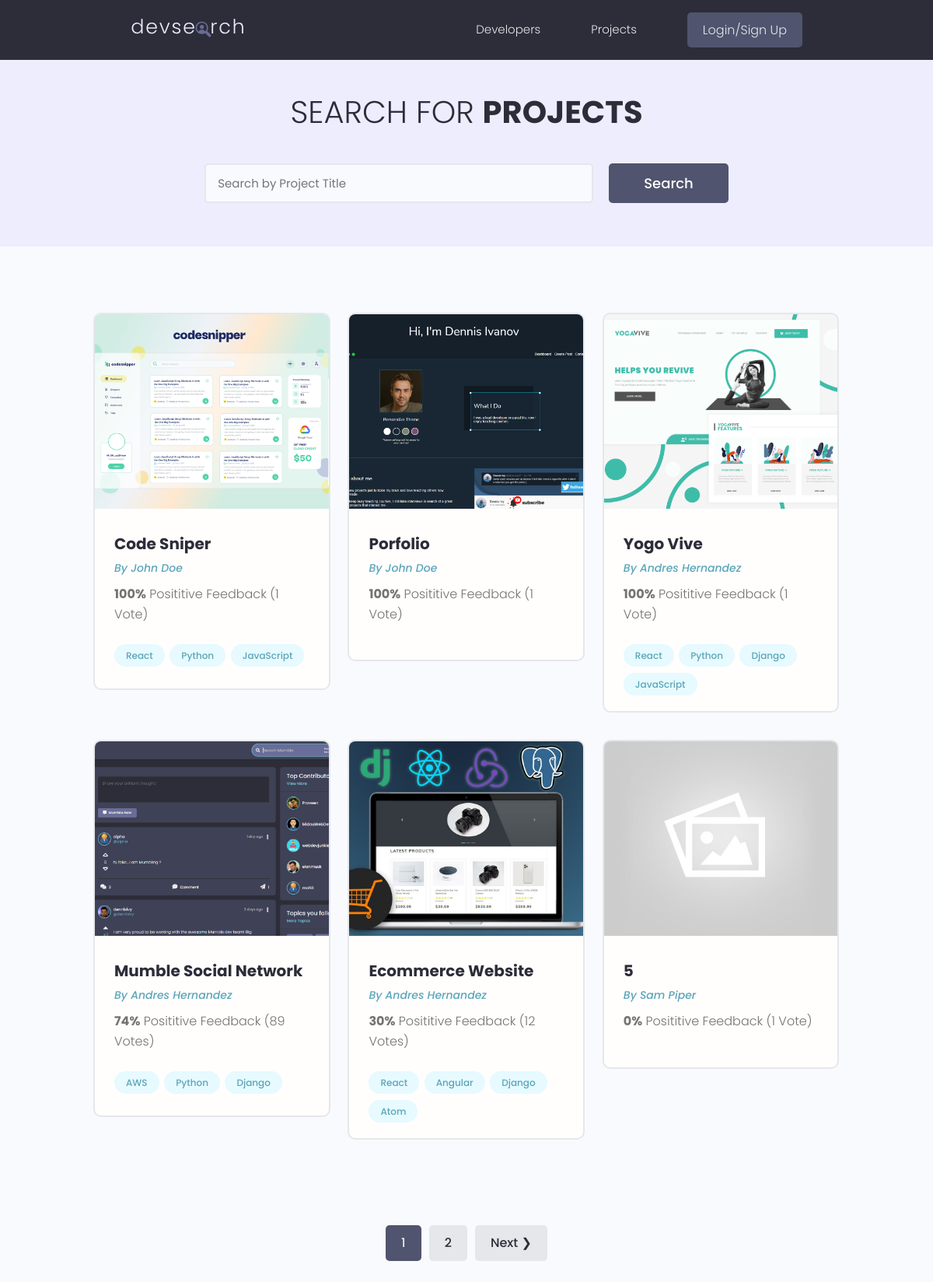
/projects/, run on the app's committed database.
### projects/models.py (models this page shows, shortened)
class Project(models.Model):
    owner = models.ForeignKey(Profile, null=True, blank=True, on_delete=models.CASCADE)
    title = models.CharField(max_length=200)
    description = models.TextField(null=True, blank=True) # null is for the DB and blank is for the
    featured_image = models.ImageField(null=True, blank=True, upload_to='projects/', default="default.jpg")
    demo_link = models.CharField(max_length=2000, null=True, blank=True)
    source_link = models.CharField(max_length=2000, null=True, blank=True)
    tags = models.ManyToManyField('Tag', blank=True)
    vote_total = models.IntegerField(default=0, null=True, blank=True)
    vote_ratio = models.IntegerField(default=0, null=True, blank=True)
    created = models.DateTimeField(auto_now_add=True)
    id = models.UUIDField(default=uuid.uuid4, unique=True, primary_key=True, editable=False)
    class Meta:
        ordering = ['-vote_ratio', '-vote_total', 'title']
    @property
    def imageUrl(self):
        try:
            url = self.featured_image.url
        except:
            url = ''
        return url

class Tag(models.Model):
    name = models.CharField(max_length=200)
    created = models.DateTimeField(auto_now_add=True)
    id = models.UUIDField(default=uuid.uuid4, unique=True, primary_key=True, editable=False)
    def __str__(self) -> str:
        return self.name

### users/models.py (models this page shows, shortened)
class Profile(models.Model):
    user = models.OneToOneField(User, on_delete=models.CASCADE, null=True, blank=True)
    name = models.CharField(max_length=200, blank=True, null=True)
    email = models.EmailField(max_length=300, blank=True, null=True)
    username = models.CharField(max_length=200, blank=True, null=True)
    location = models.CharField(max_length=200, blank=True, null=True)
    short_intro = models.CharField(max_length=200, blank=True, null=True)
    bio = models.TextField(blank=True, null=True)
    profile_image = models.ImageField(null=True, blank=True, upload_to= 'profiles/', default='profiles/user-default.png')
    social_github = models.CharField(max_length=200, blank=True, null=True)
    social_twitter = models.CharField(max_length=200, blank=True, null=True)
    social_linkedin = models.CharField(max_length=200, blank=True, null=True)
    social_youtube = models.CharField(max_length=200, blank=True, null=True)
    social_website = models.CharField(max_length=200, blank=True, null=True)
    created = models.DateTimeField(auto_now_add=True)
    id = models.UUIDField(default=uuid.uuid4, unique=True, primary_key=True, editable=False)
    class Meta:
        ordering = ['-created']

### projects/views.py (the view)
# urls.py: path('projects/', views.getProjects),
def projects(request):
    projects, search_query = searchProjects(request)
    custom_range, projects = paginateProjects(request, projects, 6)
    context = {
        'projects': projects, 'search_query':search_query, 'custom_range': custom_range
        }
    return render(request, 'projects/projects.html', context )

### projects/utils.py (called while the page is built)
def paginateProjects(request, projects, results):
    page = request.GET.get('page')
    paginator = Paginator(projects, results)
    try:
        projects = paginator.page(page)
    except PageNotAnInteger:
        page = 1
        projects = paginator.page(page)
    except EmptyPage:
        page = paginator.num_pages
        projects = paginator.page(page)
    leftIndex = (int(page) - 1)
    rightIndex = (int(page) + 2)
    if leftIndex < 1: leftIndex = 1
    if rightIndex > paginator.num_pages: rightIndex = paginator.num_pages + 1
    custom_range = range(leftIndex, rightIndex)
    return custom_range, projects

def searchProjects(request):
    search_query = ''
    if request.GET.get('search_query'):
        search_query = request.GET.get('search_query')
    tags = Tag.objects.filter(name__icontains=search_query)
    projects = Project.objects.distinct().filter(
        Q(title__icontains=search_query) |
        Q(description__icontains=search_query) |
        Q(owner__name__icontains=search_query) |
        Q(tags__in=tags)
    )
    return projects, search_query

### projects/templates/projects/projects.html (shortened to what this page needs)
{% extends 'main.html' %}
{% block content %}
<main class="projects">
   <section class="hero-section text-center">
     <div class="container container--narrow">
       <div class="hero-section__box">
         <h2>Search for <span>Projects</span></h2>
       </div>
       <div class="hero-section__search">
         <form class="form" id="searchForm" action="{% url 'projects' %}" method="get">
           <div class="form__field">
             <input class="input input--text" id="formInput#search" type="text" name="search_query"
             value="{{search_query}}"  placeholder="Search by Project Title" />
           </div>
           <input class="btn btn--sub btn--lg" type="submit" value="Search" />
         </form>
       </div>
     </div>
   </section>
   <section class="projectsList">
     <div class="container">
       <div class="grid grid--three">
         {% for project in projects %}
         <div class="column">
           <div class="card project">
             <a href="{% url 'project' project.id %}" class="project">
               <img class="project__thumbnail" src="{{ project.imageUrl }}" alt="project thumbnail" />
               <div class="card__body">
                 <h3 class="project__title">{{ project.title }}</h3>
                 <p><a class="project__author" href="{% url 'user-profile' project.owner.id %}">By {{ project.owner.name }}</a></p>
                 <p class="project--rating">
                   <span style="font-weight: bold;">{{ project.vote_ratio}}%</span> Posititive
                   Feedback ({{ project.vote_total }} Vote{{ project.vote_total | pluralize:"s" }})
                 </p>
                 <div class="project__tags">
                    {% for tag in project.tags.all %}
                   <span class="tag tag--pill tag--main">
                     <small>{{ tag }}</small>
                   </span>
                   {% endfor %}
                 </div>
               </div>
             </a>
           </div>
         </div>
         {% endfor %}
       </div>
     </div>
   </section>
  {% include 'pagination.html' with queryset=projects custom_range=custom_range %}
 </main>
{% endblock content %}

### static/styles/app.css (style rules this page uses)
:root { --color-sub: #2d2d39; }
.btn--sub { background-color: var(--color-sub-light); }
.card { border: 2px solid var(--color-light); }
img { width: 100%; }
.hero-section { height: 40vh; display: flex; align-items: center; background-color: var(--color-sub); }
.hero-section__box { margin-bottom: 4rem; }
.hero-section__box > h2, .hero-section__box > h2 > span { font-size: 4rem; color: var(--color-light); line-height: 1.3; text-transform: uppercase; }
.hero-section__box > h2 { font-weight: 300; }
.hero-section__box > h2 > span { font-weight: 700; }
.hero-section__search > .form { display: flex; align-items: center; justify-content: center; gap: 2rem; }
.hero-section__search > .form input.input--text { width: 50rem; }
.project__author { font-size: 1.4rem; font-style: italic; }
.project--rating { margin-bottom: 1.6em; margin-top: .5em; }
.projects > .hero-section { background: var(--color-sub-lighter); height: 30vh; }
.projects .hero-section__box { margin-bottom: 2.5rem; }
.projects .hero-section__box > h2 { color: var(--color-sub); }
.projects .hero-section__box > h2 > span { font-weight: 700; color: var(--color-sub); }
.projectsList { margin-top: 8rem; }
.project__thumbnail { height: 25rem; object-fit: cover; object-position: top center; }
.project__title { font-size: 2rem; font-weight: 700; color: var(--color-sub); }

### static/uikit/styles/modules/_variables.css (style rules this page uses)
:root { --color-main: #5aa5b9; --color-main-light: #e6faff; --color-sub: #3f4156; --color-sub-light: #51546e; --color-sub-lighter: #ededfd; --color-text: #737373; --color-gray: #8b8b8b; --color-light: #e5e7eb; --color-light-gray: #767676; --color-bg: #f8fafd; --color-white: #fffefd; --color-white-light: #f3f3f3; --color-success: #359e64; --color-success-bg: #def8e8; --color-error: #fc4b0b; --color-error-bg: #fff2ee; --font-base: 'Poppins', arial, helvetica, 'Segoe UI', roboto, ubuntu, sans-serif; --font-monospace: 'Fira Code', 'Courier New', courier, monospace; --font-regular: 300; --font-medium: 500; --font-bold: 700; --generic-shadow: 1px 1px 5px #00000010; --generic-transition: all 0.3s ease-in-out; }

### static/uikit/styles/modules/_base.css (style rules this page uses)
* { margin: 0; padding: 0; box-sizing: border-box; text-rendering: optimizeLegibility; color: inherit; font-size: inherit; }
html { font-size: 50%; }
@media only screen and (min-width: 480px) { html { font-size: 56.25%; } }
@media only screen and (min-width: 1200px) { html { font-size: 62.5%; } }
body { line-height: 1.6; font-weight: 400; font-size: 1.5rem; color: var(--color-text); background-color: var(--color-bg); min-height: 100vh; }

### static/uikit/styles/modules/_typography.css (style rules this page uses)
* { font-family: var(--font-base); }
h2 { font-size: 3.6rem; font-weight: var(--font-bold); }
h3 { font-size: 3.2rem; font-weight: var(--font-medium); }
p, span, strong { font-size: 1.6rem; color: var(--color-text); font-weight: var(--font-regular); }
a { padding-bottom: 2px; text-decoration: none; display: inline-block; color: var(--color-main); font-weight: var(--font-medium); }

### static/uikit/styles/modules/_utilities.css (style rules this page uses)
.container { width: 92%; max-width: 165rem; margin: 0 auto; box-sizing: border-box; }
.container--narrow { width: 92%; max-width: 120rem; }
@media screen and (min-width: 1000px) { .container { width: 90%; } }
@media screen and (min-width: 1000px) { .container--narrow { width: 85%; } }
@media screen and (min-width: 1200px) { .container { width: 80%; } }
@media screen and (min-width: 1200px) { .container--narrow { width: 72%; } }
.text-center { text-align: center; }

### static/uikit/styles/modules/_button.css (style rules this page uses)
.btn { display: inline-block; position: relative; cursor: pointer; background-color: var(--color-light); font-weight: var(--font-medium); color: var(--color-sub); text-decoration: none; padding: 1rem 2rem; border-radius: 0.5rem; border: none; width: -webkit-fit-content; width: -moz-fit-content; width: fit-content; height: -webkit-fit-content; height: -moz-fit-content; height: fit-content; font-size: 1.6rem; outline-width: 0; outline-color: transparent; -webkit-backface-visibility: hidden; backface-visibility: hidden; transition: all 0.3s ease-in-out; }
.btn--sub { background-color: var(--color-sub); color: var(--color-white); }
.btn--lg { font-size: 1.8rem; padding: 1.2rem 4.5rem; }

### static/uikit/styles/modules/_card.css (style rules this page uses)
.card { border-radius: 1rem; background-color: var(--color-white); border: 1.5px solid var(--color-light); width: auto; height: auto; margin-top: 0.5rem; margin-bottom: 0.5rem; overflow: hidden; }
.card__body, .card__header { padding: 2rem 2.5rem; }

### data on the page
Project: imageUrl (picture), title "Code Sniper", owner.name "John Doe", vote_ratio "100", vote_total "1"
Tag: name "React"
Tag: name "Python"
Tag: name "JavaScript"
Project: imageUrl (picture), title "Porfolio", owner.name "John Doe", vote_ratio "100", vote_total "1"
Project: imageUrl (picture), title "Yogo Vive", owner.name "Andres Hernandez", vote_ratio "100", vote_total "1"
Tag: name "Django"
Project: imageUrl (picture), title "Mumble Social Network", owner.name "Andres Hernandez", vote_ratio "74", vote_total "89", vote_total|pluralize "s"
Tag: name "AWS"
Project: imageUrl (picture), title "Ecommerce Website", owner.name "Andres Hernandez", vote_ratio "30", vote_total "12", vote_total|pluralize "s"
Tag: name "Angular"
Tag: name "Atom"
Project: imageUrl (placeholder picture), title "5", owner.name "Sam Piper", vote_ratio "0", vote_total "1"

### other printed values
{{ page }} "1"
{{ page }} "2"
